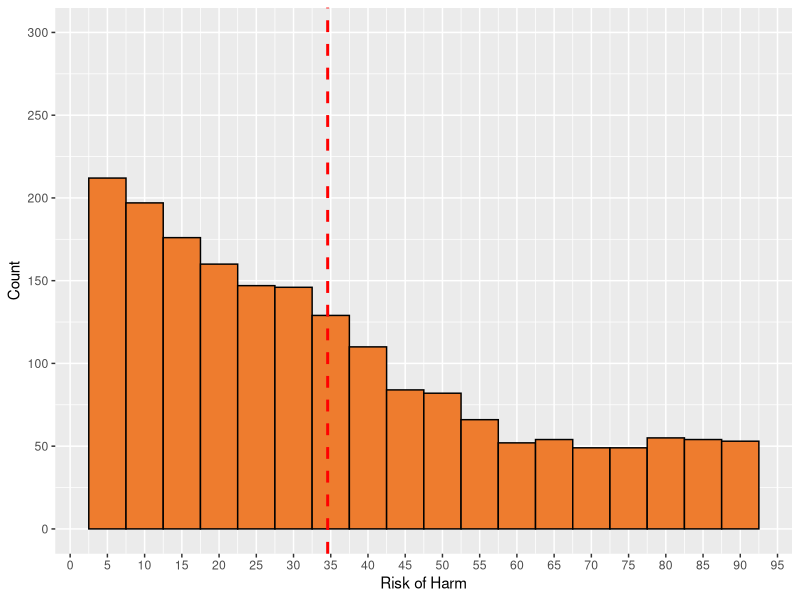
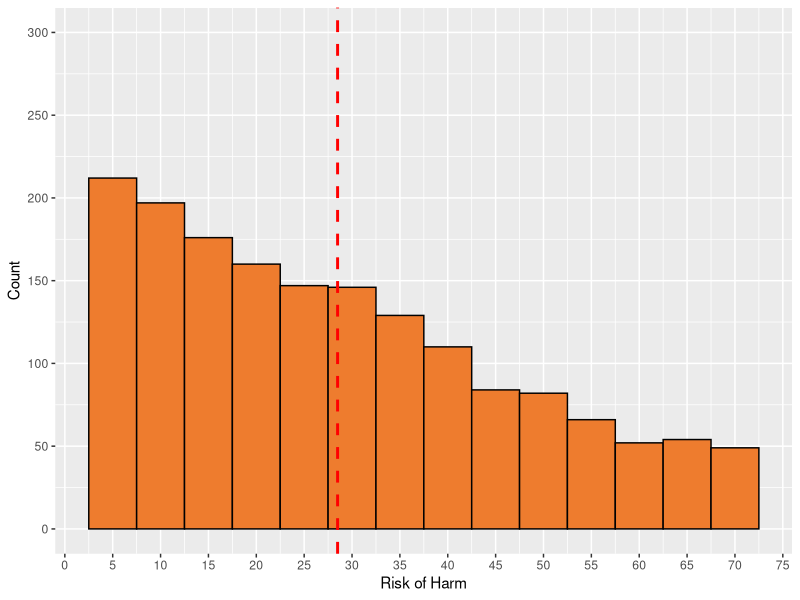
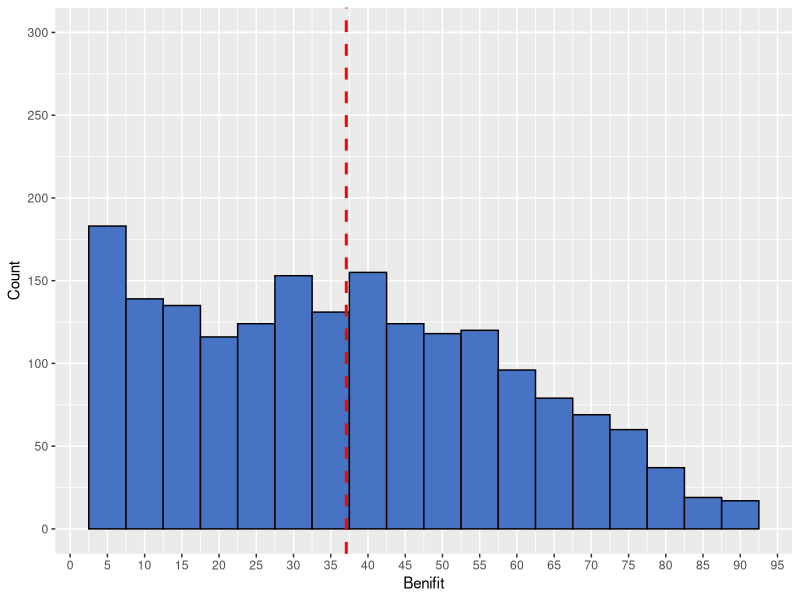
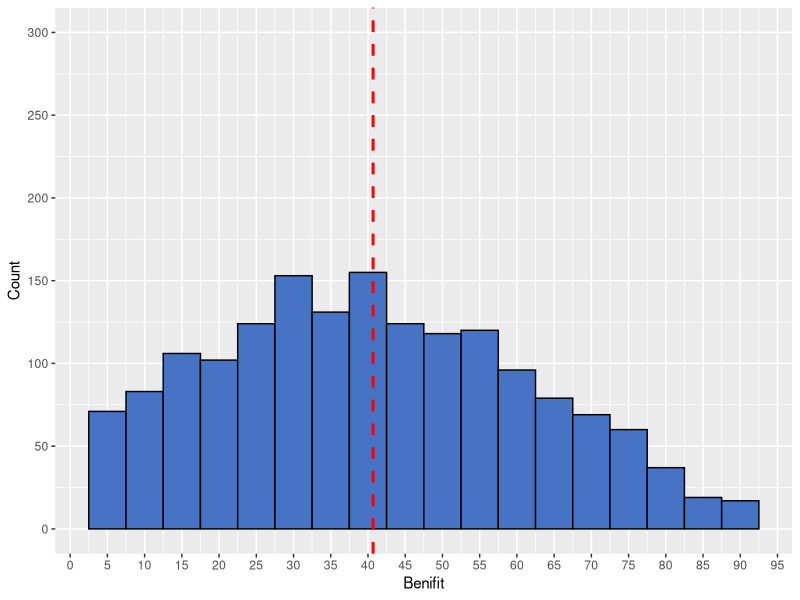
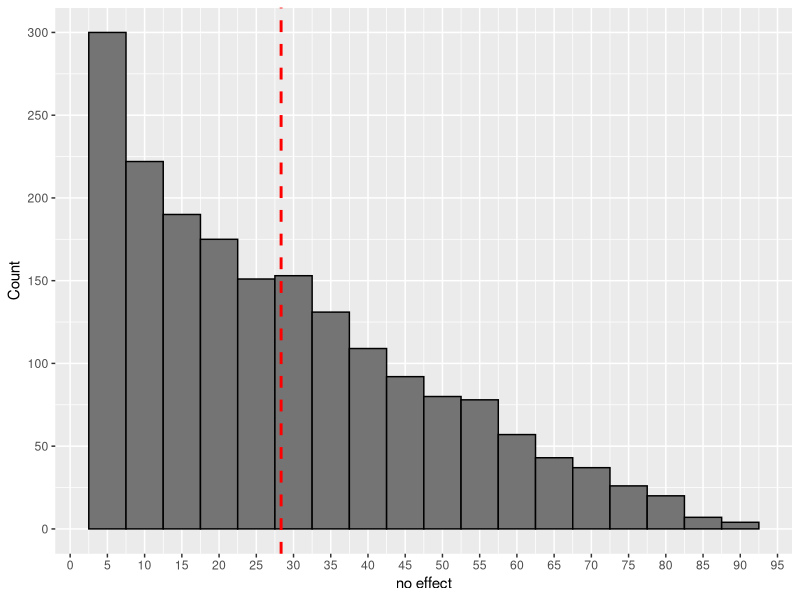
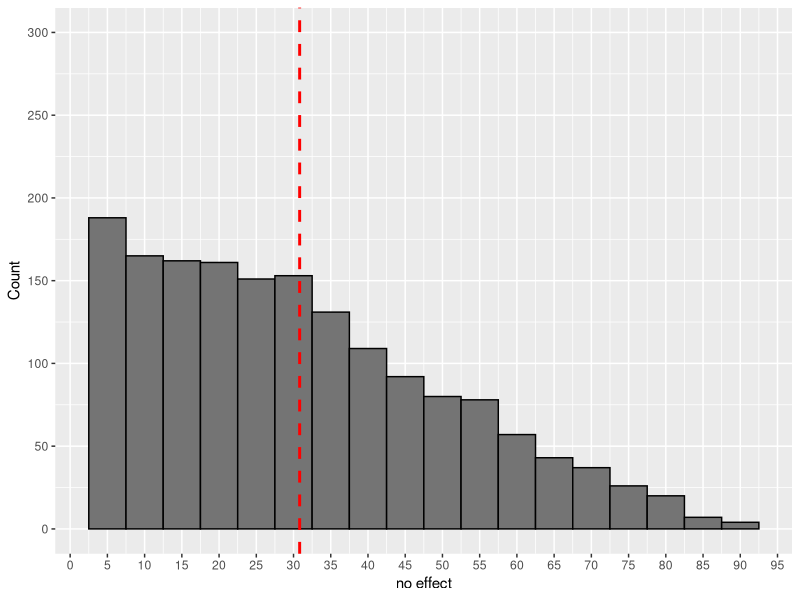
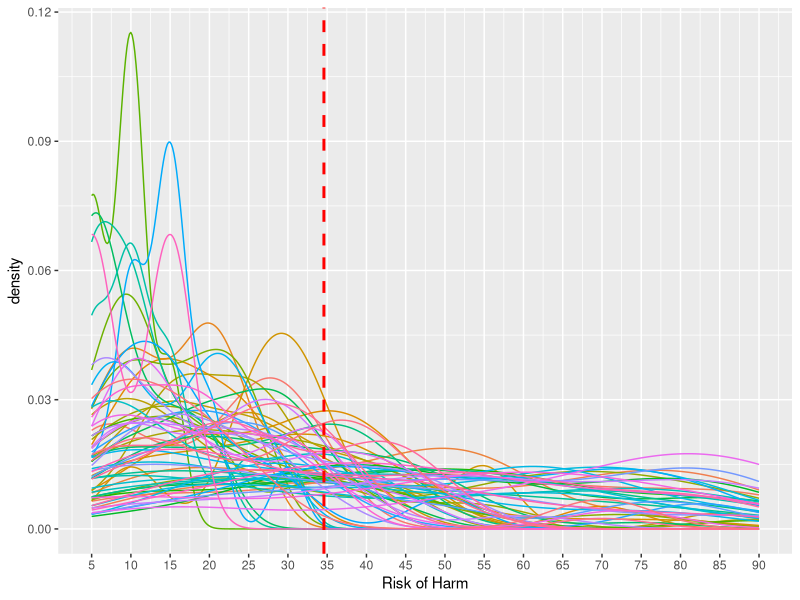
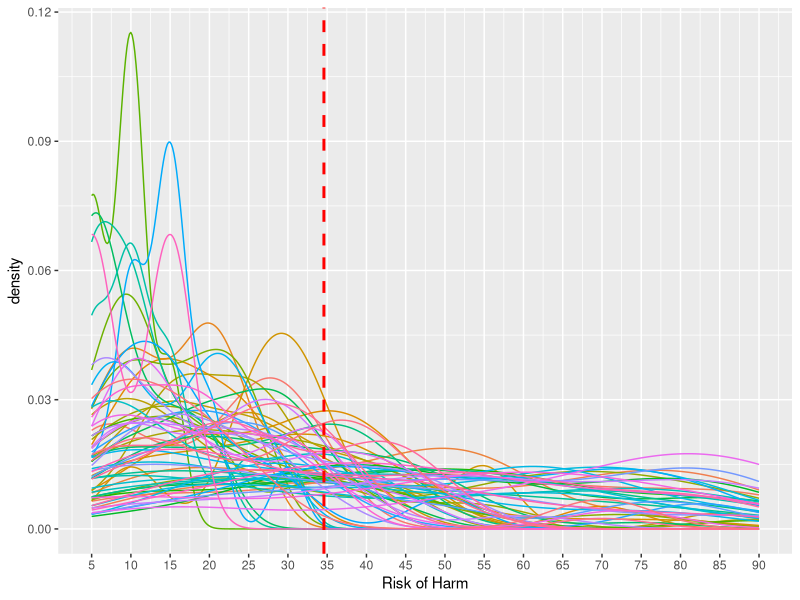

These charts were generated, in order, by the following R code:
## ---- chunk 1
knitr::opts_chunk$set(echo = TRUE)
## ---- chunk 2
library(readr)
library(dplyr)
library(ggplot2)
## ---- chunk 3
data <- read.csv("../data/Cleaned_Pilot.02.csv", header=TRUE, comment.char="#", stringsAsFactors=TRUE) %>%
    select(user_id, risk, gain, no_effect, experimental_treatment_selected, trial_index) %>%
    filter(experimental_treatment_selected == 'Yes to treatment')


data1 <- read.csv("../data/Cleaned_Pilot.02.csv", header=TRUE, comment.char="#", stringsAsFactors=TRUE) %>%
    select(user_id, risk, gain, no_effect, experimental_treatment_selected, trial_index) %>%
    filter(experimental_treatment_selected == 'No to treatment')



data2 <- read.csv("../data/Cleaned_Pilot.01.csv", header=TRUE, comment.char="#", stringsAsFactors=TRUE) %>%
    select(user_id, risk, gain, no_effect, experimental_treatment_selected, trial_index) %>%
   filter(experimental_treatment_selected == 'Yes to treatment')%>%
   filter(!risk >70)
## ---- chunk 4
#Risk
ggplot(data, aes(risk, fill = experimental_treatment_selected)) +
    geom_histogram(binwidth=5, colour="black", fill="#ee7c2e") + 
    geom_vline(aes(xintercept=mean(risk, na.rm=T)),
               color="red", linetype="dashed", size=1)+
    scale_x_continuous("Risk of Harm", breaks=seq(0, 100, 5))+
    scale_y_continuous("Count", breaks=seq(0, 300, 50), limits=c(0, 300))

ggplot(data2, aes(risk, fill = experimental_treatment_selected)) +
    geom_histogram(binwidth=5, colour="black", fill="#ee7c2e") + 
    geom_vline(aes(xintercept=mean(risk, na.rm=T)),
               color="red", linetype="dashed", size=1)+
    scale_x_continuous("Risk of Harm", breaks=seq(0, 100, 5))+
    scale_y_continuous("Count", breaks=seq(0, 300, 50), limits=c(0, 300))

## ---- chunk 5
#Gain
ggplot(data, aes(gain, fill = experimental_treatment_selected)) +
    geom_histogram(binwidth=5, colour="black", fill="#4673c3") + 
    geom_vline(aes(xintercept=mean(gain, na.rm=T)),
               color="red", linetype="dashed", size=1)+
    scale_x_continuous("Benifit", breaks=seq(0, 100, 5))+
    scale_y_continuous("Count", breaks=seq(0, 300, 50), limits=c(0, 300))

ggplot(data2, aes(gain, fill = experimental_treatment_selected)) +
    geom_histogram(binwidth=5, colour="black", fill="#4673c3") + 
    geom_vline(aes(xintercept=mean(gain, na.rm=T)),
               color="red", linetype="dashed", size=1)+
    scale_x_continuous("Benifit", breaks=seq(0, 100, 5))+
    scale_y_continuous("Count", breaks=seq(0, 300, 50), limits=c(0, 300))
## ---- chunk 6
#No Effect
ggplot(data, aes(no_effect, fill = experimental_treatment_selected)) +   
    geom_histogram(binwidth=5, colour="black", fill="#747474") + 
    geom_vline(aes(xintercept=mean(no_effect, na.rm=T)),
               color="red", linetype="dashed", size=1)+
    scale_x_continuous("no effect", breaks=seq(0, 100, 5))+
    scale_y_continuous("Count", breaks=seq(0, 300, 50), limits=c(0, 300))

ggplot(data2, aes(no_effect, fill = experimental_treatment_selected)) + 
    geom_histogram(binwidth=5, colour="black", fill="#747474") + 
    geom_vline(aes(xintercept=mean(no_effect, na.rm=T)),
               color="red", linetype="dashed", size=1)+
    scale_x_continuous("no effect", breaks=seq(0, 100, 5))+
    scale_y_continuous("Count", breaks=seq(0, 300, 50), limits=c(0, 300))
## ---- chunk 7
##Risk
#Before filter
ggplot(data, aes(x=risk, color=user_id)) + geom_density()+
  geom_vline(aes(xintercept=mean(risk, na.rm=T)),             color="red", linetype="dashed", size=1)+
  scale_x_continuous("Risk of Harm", breaks=seq(0, 100, 5))+
  theme(legend.position="none")
#After filter
ggplot(data, aes(x=risk, color=user_id)) + geom_density()+
  geom_vline(aes(xintercept=mean(risk, na.rm=T)),             color="red", linetype="dashed", size=1)+
  scale_x_continuous("Risk of Harm", breaks=seq(0, 100, 5))+
  theme(legend.position="none")
## ---- chunk 8
##Gain 
#Before filter
ggplot(data, aes(x=gain, color=user_id)) + geom_density()+
  geom_vline(aes(xintercept=mean(gain, na.rm=T)),             color="red", linetype="dashed", size=1)+
  scale_x_continuous("Benifit", breaks=seq(0, 100, 5))+
  theme(legend.position="none")
#After filter
ggplot(data2, aes(x=gain, color=user_id)) + geom_density()+
  geom_vline(aes(xintercept=mean(gain, na.rm=T)),             color="red", linetype="dashed", size=1)+
  scale_x_continuous("Benifit", breaks=seq(0, 100, 5))+
  theme(legend.position="none")
## ---- chunk 9
#No effect
#Before filter
ggplot(data, aes(x=no_effect, color=user_id)) + geom_density()+
  geom_vline(aes(xintercept=mean(no_effect, na.rm=T)),             color="red", linetype="dashed", size=1)+
  scale_x_continuous("No Effect", breaks=seq(0, 100, 5))+
  theme(legend.position="none")
#After filter
ggplot(data2, aes(x=no_effect, color=user_id)) + geom_density()+
  geom_vline(aes(xintercept=mean(no_effect, na.rm=T)),             color="red", linetype="dashed", size=1)+
  scale_x_continuous("No Effect", breaks=seq(0, 100, 5))+
  theme(legend.position="none")
